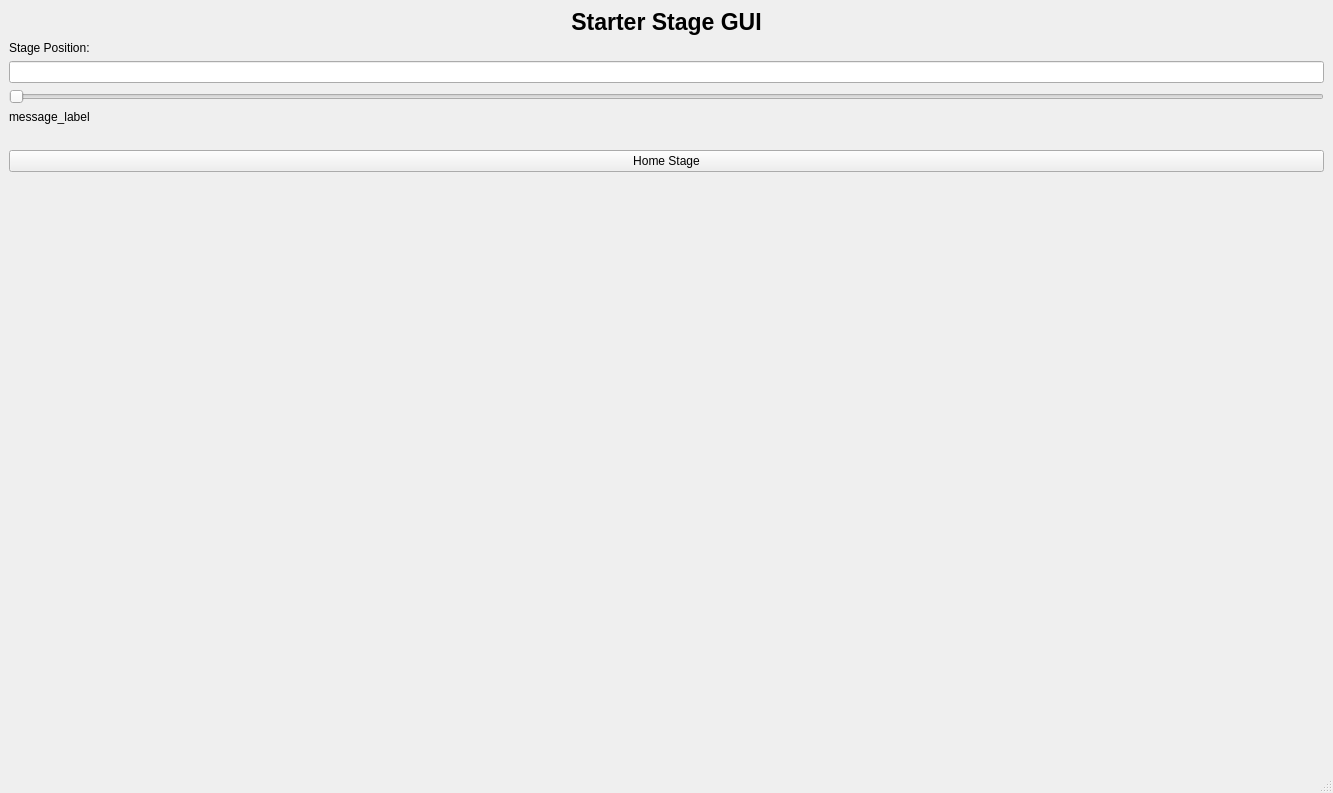
<?xml version="1.0" encoding="UTF-8"?>
<ui version="4.0">
 <class>MainWindow</class>
 <widget class="QMainWindow" name="MainWindow">
  <property name="geometry">
   <rect>
    <x>0</x>
    <y>0</y>
    <width>1333</width>
    <height>793</height>
   </rect>
  </property>
  <property name="windowTitle">
   <string>My Stage GUI</string>
  </property>
  <property name="windowIcon">
   <iconset>
    <normaloff>images/gui_icon.ico</normaloff>images/gui_icon.ico</iconset>
  </property>
  <widget class="QWidget" name="centralwidget">
   <layout class="QVBoxLayout" name="verticalLayout_3">
    <item>
     <widget class="QLabel" name="table_title_label">
      <property name="font">
       <font>
        <pointsize>17</pointsize>
        <bold>true</bold>
       </font>
      </property>
      <property name="text">
       <string>Starter Stage GUI</string>
      </property>
      <property name="alignment">
       <set>Qt::AlignCenter</set>
      </property>
     </widget>
    </item>
    <item>
     <layout class="QHBoxLayout" name="horizontalLayout">
      <item>
       <layout class="QVBoxLayout" name="verticalLayout">
        <item>
         <widget class="QLabel" name="label_2">
          <property name="text">
           <string>Stage Position:</string>
          </property>
         </widget>
        </item>
        <item>
         <widget class="QLineEdit" name="stage_pos_line_edit">
          <property name="readOnly">
           <bool>true</bool>
          </property>
         </widget>
        </item>
        <item>
         <widget class="QSlider" name="stage_pos_slider">
          <property name="maximum">
           <number>1000</number>
          </property>
          <property name="orientation">
           <enum>Qt::Horizontal</enum>
          </property>
         </widget>
        </item>
        <item>
         <widget class="QLabel" name="message_label">
          <property name="text">
           <string>message_label</string>
          </property>
         </widget>
        </item>
        <item>
         <spacer name="verticalSpacer_2">
          <property name="orientation">
           <enum>Qt::Vertical</enum>
          </property>
          <property name="sizeType">
           <enum>QSizePolicy::Preferred</enum>
          </property>
          <property name="sizeHint" stdset="0">
           <size>
            <width>20</width>
            <height>20</height>
           </size>
          </property>
         </spacer>
        </item>
        <item>
         <widget class="QPushButton" name="home_btn">
          <property name="text">
           <string>Home Stage</string>
          </property>
         </widget>
        </item>
        <item>
         <spacer name="verticalSpacer">
          <property name="orientation">
           <enum>Qt::Vertical</enum>
          </property>
          <property name="sizeHint" stdset="0">
           <size>
            <width>20</width>
            <height>40</height>
           </size>
          </property>
         </spacer>
        </item>
       </layout>
      </item>
     </layout>
    </item>
   </layout>
  </widget>
  <widget class="QMenuBar" name="menubar">
   <property name="geometry">
    <rect>
     <x>0</x>
     <y>0</y>
     <width>1333</width>
     <height>22</height>
    </rect>
   </property>
  </widget>
  <widget class="QStatusBar" name="statusbar"/>
 </widget>
 <resources/>
 <connections/>
</ui>
